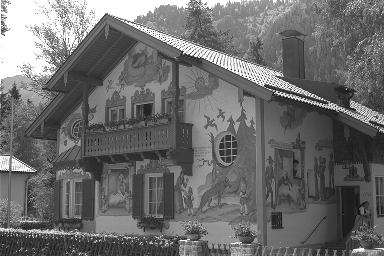
%> input picture Lab1/in/house.tif, 384 x 256 px
$ octave lab1.m   (GNU Octave 9; MATLAB toolbox functions it lacks are replaced by stand-ins)
%> lines starting %> are read from the running program, lines starting %| are printed output that depends on the picture
### Lab1/source/image_histogram.m
function [h]=image_histogram(A)
h=zeros(1,256);
for i=1:256
    h(i)=length(find(A==i-1));
end

### Lab1/source/pointTrans.m
function [out]=pointTrans(inp,T1,T2)
out=zeros(size(inp));
m=255/(T2-T1);
c=-1*(m*T1);
for i=1:size(inp,1)*size(inp,2)
    if inp(i)<=T1
        out(i)=0;
    else
        if inp(i)>=T2
            out(i)=255;
        else
            out(i) = ceil(m*inp(i)+c);
        end
    end
end


### Lab1/source/gemmaCorrection.m
function out=gemmaCorrection(inp,gemma)
out = inp/255;
out = out.^(1/gemma);
out = out*255;

### Lab1/source/lab1.m
%% start
close all;
cd 'C:\Users\user3\Downloads\Documents\Training\3_Image_Processing_Labs\source';
image_path=('C:\Users\user3\Downloads\Documents\Training\3_Image_Processing_Labs\Lab1\in\yacht.tif');

house_path=('C:\Users\user3\Downloads\Documents\Training\3_Image_Processing_Labs\Lab1\in\house.tif');
image_house=imread(house_path);
%> image_house is the input picture: size 256x384 uint8; min 18, max 255, mean 108.5
A=imread(image_path);
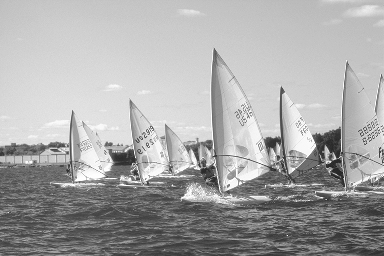
%> input picture Lab1/in/yacht.tif, 384 x 256 px
%> A is the input picture: size 256x384 uint8; min 34, max 255, mean 168
B=double(A);
image(B);
colormap(gray(256));
axis('image')
title ('yatch')
close;

% Horizontally Flipped Image
h_flip=flip(B,2);
fig1=figure;
subplot (1,2,1);
image(h_flip);
colormap(gray(256));
title('horizontally flipped');
% Vertical Flip
v_flip=flip(B,1);
subplot (1,2,2);
image(v_flip);
colormap(gray(256));
title('vertically fillped');


% Negative of the image
negative=255-B;
fig2=figure;
subplot (1,2,1);
image(negative);
colormap(gray(255));
title ('negative image');
% multiplication by 1.5
multiplied = 1.5*B;
subplot (1,2,2);
image(multiplied);
colormap(gray(255));
title('multiplied by 1.5');

%% histogram
%manual histogram
narrow_path=('C:\Users\user3\Downloads\Documents\Training\3_Image_Processing_Labs\Lab1\in\narrow.tif');
image_house=imread(narrow_path);
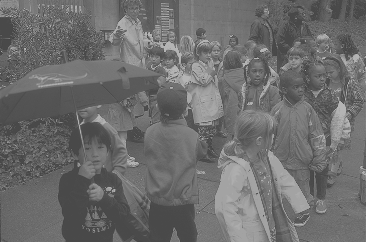
%> input picture Lab1/in/narrow.tif, 366 x 242 px
%> image_house is the input picture: size 242x366 uint8; min 70, max 180, mean 108.6
h=image_histogram(image_house);
%> after the loop in image_histogram, `for i=1:256`: h = 256 values, max 3712 at index 74, min 0 at index 1, mean 346
fig3=figure;
subplot (2,1,1);
stem(h);
title('manually calculated histogram');
im_reshape=reshape(image_house,1,size(image_house,1)*size(image_house,2));
subplot (2,1,2);
hist(im_reshape,[0:255]);
title('histogram using command');
%> figure, not shown here; panel 1: highest point at x = 74, y = 3712; panel 2: tallest bar 3712 high, from x = 72.5 to 73.5
%% Point transform

transformed=pointTrans(double(image_house),70,180);
%> after the loop in pointTrans, `for i=1:size(inp,1)*size(inp,2)`:
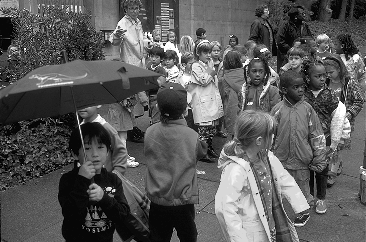
%> out: size 242x366 double; min 0, max 255, mean 90.1
% if you don't covert the image into double, the
% results won't make any sense.
fig4=figure;
subplot(2,2,1);
image(image_house);
colormap(gray(255));
title('normal image');
subplot(2,2,2);
image(transformed);
colormap(gray(255));
title('point transformed');
subplot(2,2,3);
stem(h);
title('normal histogream');
transformed_histogram=image_histogram(transformed);
%> transformed_histogram = 256 values, max 3712 at index 8, min 0 at index 2, mean 346
subplot(2,2,4);
stem(transformed_histogram);
title('transformed histogram');
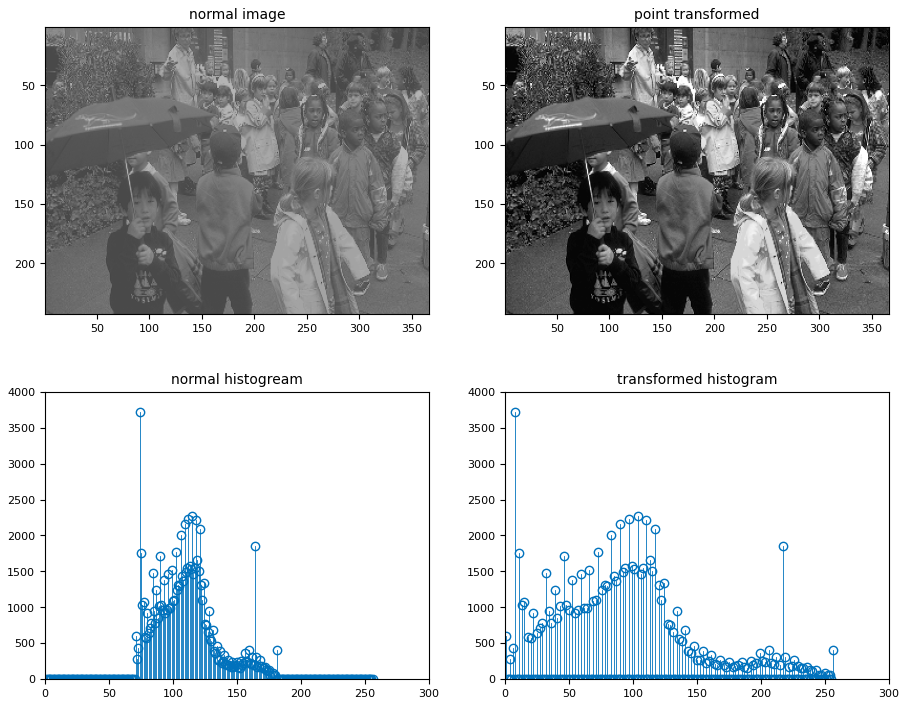
%> figure redrawn from the program's plot data, 4 panels

%% Gemma Correction
image_path=('C:\Users\user3\Downloads\Documents\Training\3_Image_Processing_Labs\Lab1\in\dark.tif');
A=imread(image_path);
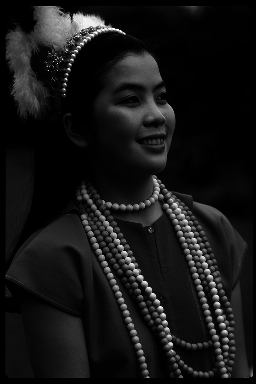
%> input picture Lab1/in/dark.tif, 256 x 384 px
%> A is the input picture: size 384x256 uint8; min 0, max 253, mean 21.3
fig5=figure;
subplot (1,2,1);
image(A);
colormap(gray(256));
title('Normal image');
B=gemmaCorrection(double(A),2.2);
%> in gemmaCorrection, `out = out.^(1/gemma);`:
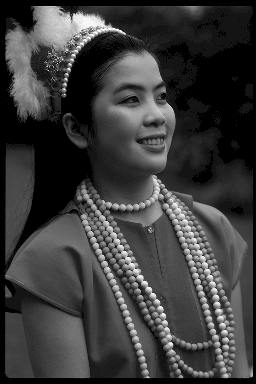
%> out: size 384x256 double; min 0, max 0.996, mean 0.235
subplot (1,2,2);
image(B);
colormap(gray(256));
title('Image with Gemma Correction Applied');

%% Image Enhancement based on Filtering.
image1_path=('C:\Users\user3\Downloads\Documents\Training\3_Image_Processing_Labs\Lab1\in\race.tif');
image2_path=('C:\Users\user3\Downloads\Documents\Training\3_Image_Processing_Labs\Lab1\in\noise1.tif');
image3_path=('C:\Users\user3\Downloads\Documents\Training\3_Image_Processing_Labs\Lab1\in\noise2.tif');
A=imread(image1_path);
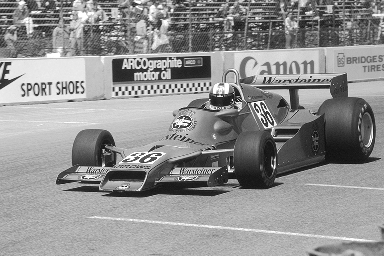
%> input picture Lab1/in/race.tif, 384 x 256 px
%> A is the input picture: size 256x384 uint8; min 4, max 255, mean 144.5
%> (the run ends here)
